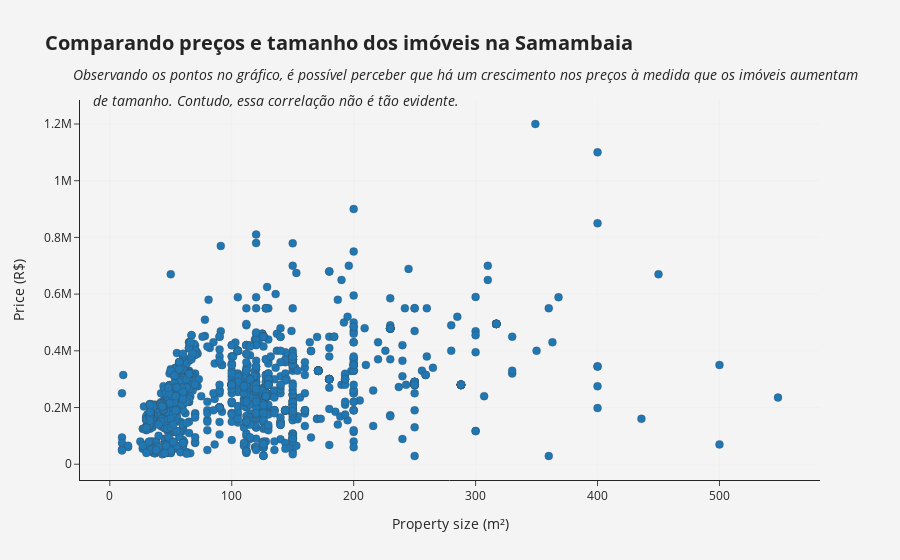

Here is the notebook cell this chart was saved with:
### Markdown cell above
As the distance increases from 1km to 2km, there is no difference. From 2km to 3km there is a difference, but there is also outliers (high values as we can see). So, the difference is there, but not too much.

Last but not least, the bulding size versus price:

### Code cell
title = '<b>Comparando preços e tamanho dos imóveis na Samambaia</b>'
subtitle = '<br><sub><i>       Observando os pontos no gráfico, é possível perceber que há um crescimento \
nos preços à medida que os imóveis aumentam <br>            de tamanho. Contudo, essa correlação não é tão evidente.</i><sub>'
title += subtitle

fig = make_subplots(rows = 1, cols = 1,)

fig.add_trace(
    go.Scatter(
        x = df_train[HOUSE_SIZE],
        y = df_train[HOUSE_PRICE],
        mode = 'markers',
        showlegend = False),
    row = 1, col = 1)

fig.update_layout(
    title = title,
    titlefont = {'size': FIGURE_TITLE_SIZE},
    paper_bgcolor = FIGURE_BG_COLOR,
    plot_bgcolor = FIGURE_BG_COLOR,
    template = 'simple_white'
)

fig.update_traces(marker_line_width=.3, marker_size = 8)

fig.update_xaxes(
    showgrid = True,
    gridcolor = '#ebebeb',
    gridwidth = .4
)

fig.update_yaxes(
    showgrid = True,
    gridcolor = '#ebebeb',
    gridwidth = .4
)

fig['layout']['xaxis']['title'] = 'Property size (m²)'
fig['layout']['yaxis']['title'] = 'Price (R$)'

fig.show()

### Figure 1 — Plotly figure (JSON) as saved in the notebook; plotly's stock layout.template omitted (floating-point values rounded to 4 significant figures; data arrays with more than 128 entries replaced by an {"elided": "..."} marker saying what was removed)
{"data": [{"marker": {"line": {"width": 0.3}, "size": 8}, "mode": "markers", "showlegend": false, "type": "scatter", "x": {"elided": "1991 int values"}, "xaxis": "x", "y": {"elided": "1991 int values"}, "yaxis": "y"}], "layout": {"paper_bgcolor": "#f4f4f4", "plot_bgcolor": "#f4f4f4", "title": {"font": {"size": 20}, "text": "<b>Comparando preços e tamanho dos imóveis na Samambaia</b><br><sub><i>       Observando os pontos no gráfico, é possível perceber que há um crescimento nos preços à medida que os imóveis aumentam <br>            de tamanho. Contudo, essa correlação não é tão evidente.</i><sub>"}, "xaxis": {"anchor": "y", "domain": [0, 1], "gridcolor": "#ebebeb", "gridwidth": 0.4, "showgrid": true, "title": {"text": "Property size (m²)"}}, "yaxis": {"anchor": "x", "domain": [0, 1], "gridcolor": "#ebebeb", "gridwidth": 0.4, "showgrid": true, "title": {"text": "Price (R$)"}}}}
